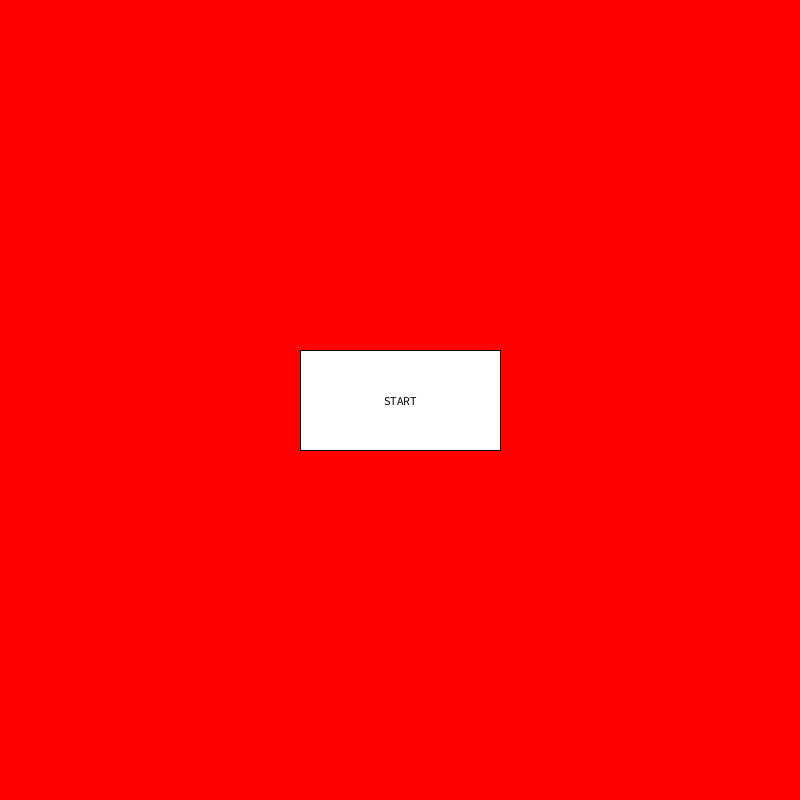
Frame 1 (no input)
Frame 60 (the mouse pressed at the canvas centre just before this capture): identical to frame 1, image omitted
Frame 120 (the mouse held since frame 60 and released just before this capture): identical to frame 1, image omitted

The Processing sketch that drew this single still picture (run headless with seeded random() and noise(); from frame 60 on, the mouse is pressed at the canvas centre):

// Processing sketch: Game_1
// ── Game_1.pde
int mode;
final int INTRO = 0;
final int GAME = 1;
final int GAMEOVER = 2;

void setup() {
  size(800,800);
  mode = INTRO;
  textAlign(CENTER, CENTER);
  rectMode(CENTER);
}

void draw() {
  if (mode == INTRO){
    intro();
  } 
  else if (mode == GAME) {
    game();
  }
  else if (mode == GAMEOVER) {
    gameover();
  }
  else {
    println("ERROR mode = " + mode);
  }
}

// ── A_intro.pde
void intro(){
  background(255,0,0);
  fill(255);
  rect(400,400,200,100);
  fill(0);
  text("START",400,400);
}

void introClick(){
  if (mouseX > 300 && mouseX< 500 && mouseY > 350 && mouseY < 450){
    mode = GAME;
  }
}

// ── B_game.pde
void game (){
  background(0,255,0);
}

void gameClick() {
  mode = GAMEOVER;
}

// ── C_gameover.pde
void gameover() {
  background(0,0,255);
}

void gameoverClick() {
  mode = INTRO;
}

// ── D_Mouse.pde
void mouseReleased() {
  if (mode == INTRO){
    introClick();
  } 
  else if (mode == GAME) {
    gameClick();
  }
  else if (mode == GAMEOVER) {
    gameoverClick();
  }
}

// ── Test.pde
void keyPressed(){
  if (key == ' ') {
    println("Spacebar pressed");
  }
  if (key == 'w'){
    println("w key pressed");
  }
} 
